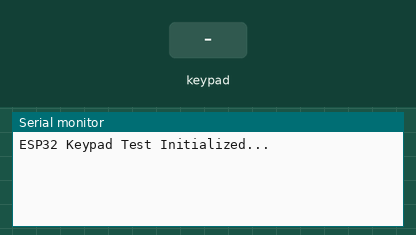
Recording of a program running on a simulated ESP32. Shown: the last lines printed to the serial monitor. The test bench sets the inputs (shaded band).

Above: at 1.2 s.
1.3 s: key '1' pressed
At 2.3 s:
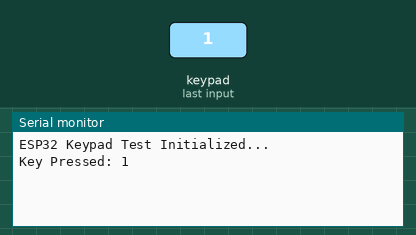
2.8 s: keypad keys 1 9 1 8 5 1 7 # pressed 0.4 s apart
At 6.7 s:
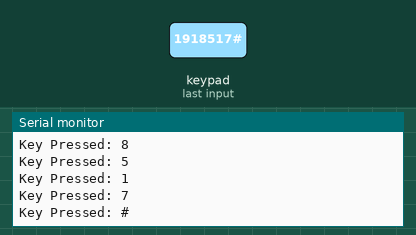
7.5 s: key 'A' pressed
At 8.3 s:
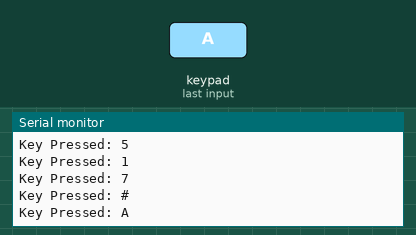
9.0 s: keypad keys 1 9 1 8 5 1 7 * pressed 0.4 s apart
At 12.8 s:
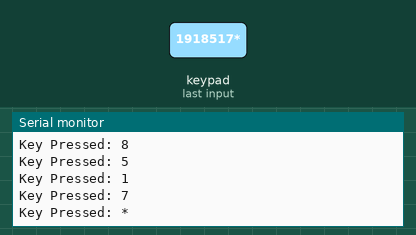
13.7 s: key 'B' pressed
At 14.9 s:
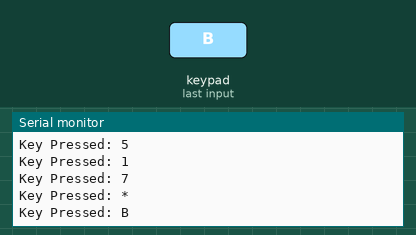
15.2 s: keypad keys 1 9 1 8 5 1 7 D pressed 0.4 s apart
At 18.4 s:
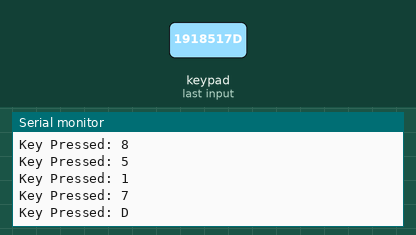
Timing chart, 0 to 19.9 s (numbered marks = the images above; inputs shaded):
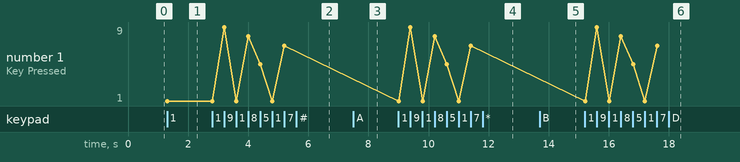

Measured:
- after the input at 1.3 s, the serial monitor: prints a new line at once (image 1)
- after the input at 2.8 s, the serial monitor: prints a new line after 0.41 s (image 2)
- after the input at 7.5 s, the serial monitor: prints a new line at once (image 3)
- after the input at 9.0 s, the serial monitor: prints a new line at once (image 4)
- after the input at 13.7 s, the serial monitor: prints a new line at once (image 5)
- after the input at 15.2 s, the serial monitor: prints a new line at once (image 6)
- plotted number 1: 1 → 7 after the input at 2.8 s

The program:

main.cpp
```cpp
#include <Arduino.h>
#include <Keypad.h>

// 1. Define the Keymap
const byte ROWS = 4; // four rows
const byte COLS = 4; // four columns

char keys[ROWS][COLS] = {
  {'1','2','3','A'},
  {'4','5','6','B'},
  {'7','8','9','C'},
  {'*','0','#','D'}
};

// 2. Define the pins connected to the ESP32
byte rowPins[ROWS] = {19, 18, 5, 17};
byte colPins[COLS] = {16, 4, 2, 15};

// 3. Initialize the Keypad
Keypad keypad = Keypad(makeKeymap(keys), rowPins, colPins, ROWS, COLS);

void setup() {
  Serial.begin(115200);
  Serial.println("ESP32 Keypad Test Initialized...");
}

void loop() {
  // 4. Check for key press
  char key = keypad.getKey();

  if (key) {
    Serial.print("Key Pressed: ");
    Serial.println(key);
  }
}
```
